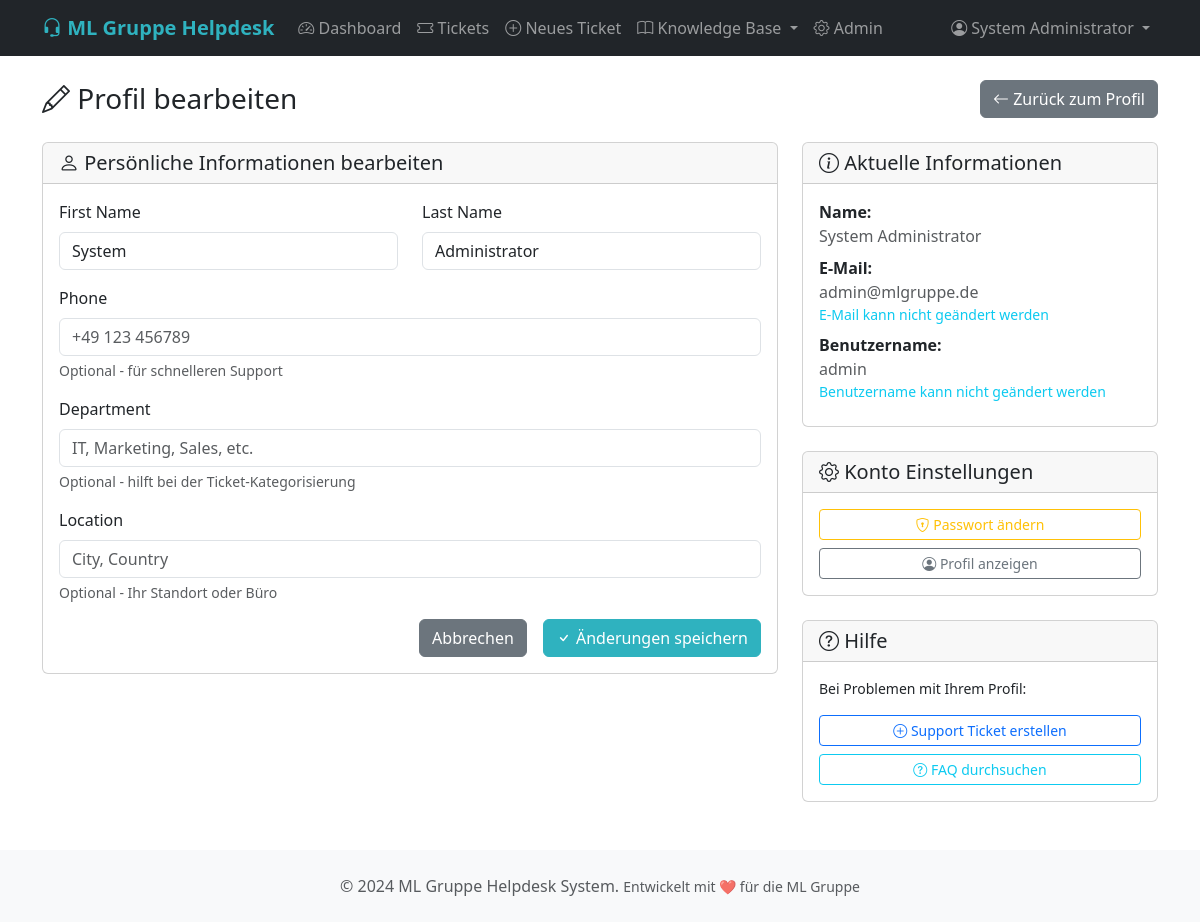
The app's page /auth/profile/edit (signed in) with its own data.
### app/models/user.py (models this page shows, shortened)
class User(UserMixin, db.Model):
    __tablename__ = 'users'
    id = db.Column(db.Integer, primary_key=True)
    username = db.Column(db.String(80), unique=True, nullable=False, index=True)
    email = db.Column(db.String(120), unique=True, nullable=False, index=True)
    password_hash = db.Column(db.String(255))
    first_name = db.Column(db.String(100), nullable=False)
    last_name = db.Column(db.String(100), nullable=False)
    role = db.Column(db.String(20), nullable=False, default='customer', index=True)
    microsoft_id = db.Column(db.String(100), unique=True, nullable=True)
    microsoft_token = db.Column(db.Text, nullable=True)
    phone = db.Column(db.String(20))
    department = db.Column(db.String(100))
    location = db.Column(db.String(100))
    is_active = db.Column(db.Boolean, default=True, index=True)
    email_verified = db.Column(db.Boolean, default=False)
    last_login = db.Column(db.DateTime, default=datetime.utcnow)
    created_at = db.Column(db.DateTime, default=datetime.utcnow, index=True)
    updated_at = db.Column(db.DateTime, default=datetime.utcnow, onupdate=datetime.utcnow)
    created_tickets = db.relationship('Ticket', foreign_keys='Ticket.created_by', backref='creator', lazy='dynamic')
    assigned_tickets = db.relationship('Ticket', foreign_keys='Ticket.assigned_to', backref='assignee', lazy='dynamic')
    comments = db.relationship('TicketComment', backref='author', lazy='dynamic')
    audit_logs = db.relationship('AuditLog', backref='user', lazy='dynamic')
    @property
    def full_name(self):
        return f"{self.first_name} {self.last_name}"

### app/auth/routes.py (the view, shortened to what this page needs)
@bp.route('/profile/edit', methods=['GET', 'POST'])
@login_required
def edit_profile():
    from app.auth.forms import EditProfileForm
    form = EditProfileForm(obj=current_user)
    return render_template('auth/edit_profile.html', title='Edit Profile', form=form)

### app/auth/forms.py
class EditProfileForm(FlaskForm):
    first_name = StringField('First Name', validators=[DataRequired(), Length(max=100)])
    last_name = StringField('Last Name', validators=[DataRequired(), Length(max=100)])
    phone = StringField('Phone', validators=[Optional(), Length(max=20)],
                       render_kw={'placeholder': '+49 123 456789'})
    department = StringField('Department', validators=[Optional(), Length(max=100)],
                           render_kw={'placeholder': 'IT, Marketing, Sales, etc.'})
    location = StringField('Location', validators=[Optional(), Length(max=100)],
                         render_kw={'placeholder': 'City, Country'})
    submit = SubmitField('Update Profile')

### app/__init__.py (called while the page is built)
@login_manager.user_loader
def load_user(user_id):
    from app.models.user import User
    return User.query.get(int(user_id))

### app/templates/auth/edit_profile.html (shortened to what this page needs)
{% extends "base.html" %}
{% block content %}
<div class="d-flex justify-content-between align-items-center mb-4">
    <h1 class="h3 mb-0">
        <i class="bi bi-pencil"></i> Profil bearbeiten
    </h1>
    <a href="{{ url_for('auth.profile') }}" class="btn btn-secondary">
        <i class="bi bi-arrow-left"></i> Zurück zum Profil
    </a>
</div>
<div class="row">
    <div class="col-md-8">
        <div class="card">
            <div class="card-header">
                <h5 class="card-title mb-0">
                    <i class="bi bi-person"></i> Persönliche Informationen bearbeiten
                </h5>
            </div>
            <div class="card-body">
                <form method="POST">
                    <div class="row mb-3">
                        <div class="col-md-6">
                            {{ form.first_name.label(class="form-label") }}
                            {{ form.first_name(class="form-control") }}
                        </div>
                        <div class="col-md-6">
                            {{ form.last_name.label(class="form-label") }}
                            {{ form.last_name(class="form-control") }}
                        </div>
                    </div>
                    <div class="mb-3">
                        {{ form.phone.label(class="form-label") }}
                        {{ form.phone(class="form-control") }}
                        <div class="form-text">Optional - für schnelleren Support</div>
                    </div>
                    <div class="mb-3">
                        {{ form.department.label(class="form-label") }}
                        {{ form.department(class="form-control") }}
                        <div class="form-text">Optional - hilft bei der Ticket-Kategorisierung</div>
                    </div>
                    <div class="mb-3">
                        {{ form.location.label(class="form-label") }}
                        {{ form.location(class="form-control") }}
                        <div class="form-text">Optional - Ihr Standort oder Büro</div>
                    </div>
                    <div class="d-grid gap-2 d-md-flex justify-content-md-end">
                        <a href="{{ url_for('auth.profile') }}" class="btn btn-secondary me-md-2">Abbrechen</a>
                        <button type="submit" class="btn btn-primary">
                            <i class="bi bi-check"></i> Änderungen speichern
                        </button>
                    </div>
                </form>
            </div>
        </div>
    </div>
    <div class="col-md-4">
        <div class="card mb-4">
            <div class="card-header">
                <h5 class="card-title mb-0">
                    <i class="bi bi-info-circle"></i> Aktuelle Informationen
                </h5>
            </div>
            <div class="card-body">
                <div class="mb-2">
                    <strong>Name:</strong><br>
                    <span class="text-muted">{{ current_user.full_name }}</span>
                </div>
                <div class="mb-2">
                    <strong>E-Mail:</strong><br>
                    <span class="text-muted">{{ current_user.email }}</span>
                    <small class="text-info d-block">E-Mail kann nicht geändert werden</small>
                </div>
                <div class="mb-2">
                    <strong>Benutzername:</strong><br>
                    <span class="text-muted">{{ current_user.username }}</span>
                    <small class="text-info d-block">Benutzername kann nicht geändert werden</small>
                </div>
            </div>
        </div>
        <div class="card mb-4">
            <div class="card-header">
                <h5 class="card-title mb-0">
                    <i class="bi bi-gear"></i> Konto Einstellungen
                </h5>
            </div>
            <div class="card-body">
                <div class="d-grid gap-2">
                    {% if not current_user.microsoft_id %}
                    <a href="{{ url_for('auth.change_password') }}" class="btn btn-outline-warning btn-sm">
                        <i class="bi bi-shield-lock"></i> Passwort ändern
                    </a>
                    {% else %}
                    <div class="alert alert-info small" role="alert">
                        <i class="bi bi-info-circle"></i>
                        <strong>Microsoft Konto:</strong> Passwort-Änderungen müssen über Microsoft vorgenommen werden.
                    </div>
                    {% endif %}
                    <a href="{{ url_for('auth.profile') }}" class="btn btn-outline-secondary btn-sm">
                        <i class="bi bi-person-circle"></i> Profil anzeigen
                    </a>
                </div>
            </div>
        </div>
        <div class="card">
            <div class="card-header">
                <h5 class="card-title mb-0">
                    <i class="bi bi-question-circle"></i> Hilfe
                </h5>
            </div>
            <div class="card-body">
                <p class="small">Bei Problemen mit Ihrem Profil:</p>
                <div class="d-grid gap-2">
                    <a href="{{ url_for('tickets.create_ticket') }}" class="btn btn-outline-primary btn-sm">
                        <i class="bi bi-plus-circle"></i> Support Ticket erstellen
                    </a>
                    <a href="{{ url_for('knowledge.faq') }}" class="btn btn-outline-info btn-sm">
                        <i class="bi bi-question-circle"></i> FAQ durchsuchen
                    </a>
                </div>
            </div>
        </div>
    </div>
</div>
{% endblock %}

### app/templates/base.html (shortened to what this page needs)
<!DOCTYPE html>
<html lang="de">
<head>
    <link href="https://cdn.jsdelivr.net/npm/bootstrap@5.3.0/dist/css/bootstrap.min.css" rel="stylesheet">
    <link href="https://cdn.jsdelivr.net/npm/bootstrap-icons@1.11.0/font/bootstrap-icons.css" rel="stylesheet">
</head>
<body>
    <nav class="navbar navbar-expand-lg navbar-dark bg-dark">
        <div class="container">
            <a class="navbar-brand" href="{{ url_for('main.index') }}">
                <i class="bi bi-headset"></i> ML Gruppe Helpdesk
            </a>
            <div class="collapse navbar-collapse" id="navbarNav">
                <ul class="navbar-nav me-auto">
                    {% if current_user.is_authenticated %}
                        {% if current_user.role in ['admin', 'team_leader', 'support_agent'] %}
                            <li class="nav-item">
                                <a class="nav-link" href="{{ url_for('tickets.dashboard') }}">
                                    <i class="bi bi-speedometer2"></i> Dashboard
                                </a>
                            </li>
                            <li class="nav-item">
                                <a class="nav-link" href="{{ url_for('tickets.list_tickets') }}">
                                    <i class="bi bi-ticket"></i> Tickets
                                </a>
                            </li>
                        {% endif %}
                        <li class="nav-item">
                            <a class="nav-link" href="{{ url_for('tickets.create_ticket') }}">
                                <i class="bi bi-plus-circle"></i> Neues Ticket
                            </a>
                        </li>
                        <li class="nav-item dropdown">
                            <a class="nav-link dropdown-toggle" href="#" id="knowledgeDropdown" role="button" data-bs-toggle="dropdown">
                                <i class="bi bi-book"></i> Knowledge Base
                            </a>
                        </li>
                        {% if current_user.role == 'admin' %}
                            <li class="nav-item">
                                <a class="nav-link" href="{{ url_for('admin.dashboard') }}">
                                    <i class="bi bi-gear"></i> Admin
                                </a>
                            </li>
                        {% endif %}
                    {% endif %}
                </ul>
                <ul class="navbar-nav">
                    {% if current_user.is_authenticated %}
                        <li class="nav-item dropdown">
                            <a class="nav-link dropdown-toggle" href="#" id="navbarDropdown" role="button" data-bs-toggle="dropdown">
                                <i class="bi bi-person-circle"></i> {{ current_user.full_name }}
                            </a>
                        </li>
                    {% else %}
                        <li class="nav-item">
                            <a class="nav-link" href="{{ url_for('auth.login') }}">
                                <i class="bi bi-box-arrow-in-right"></i> Anmelden
                            </a>
                        </li>
                    {% endif %}
                </ul>
            </div>
        </div>
    </nav>
    <main class="container mt-4">
        {% block content %}{% endblock %}
    </main>
    <footer class="bg-light mt-5 py-4">
        <div class="container text-center">
            <p class="text-muted mb-0">
                &copy; 2024 ML Gruppe Helpdesk System.
                <small>Entwickelt mit ❤️ für die ML Gruppe</small>
            </p>
        </div>
    </footer>
</body>
</html>

### app/templates/base.html (style rules this page uses)
:root { --ml-primary: #2fb2bf; --ml-primary-dark: #058eab; --ml-secondary: #2172aa; --ml-accent: #ff9a38; --ml-dark: #0c437b; --ml-light: #f9f9fb; }
.navbar-brand { color: var(--ml-primary) !important; font-weight: bold; }
.btn-primary { background-color: var(--ml-primary); border-color: var(--ml-primary); }

### records on screen
User: full_name "System Administrator", first_name "System", last_name "Administrator", email "admin@mlgruppe.de", username "admin"
